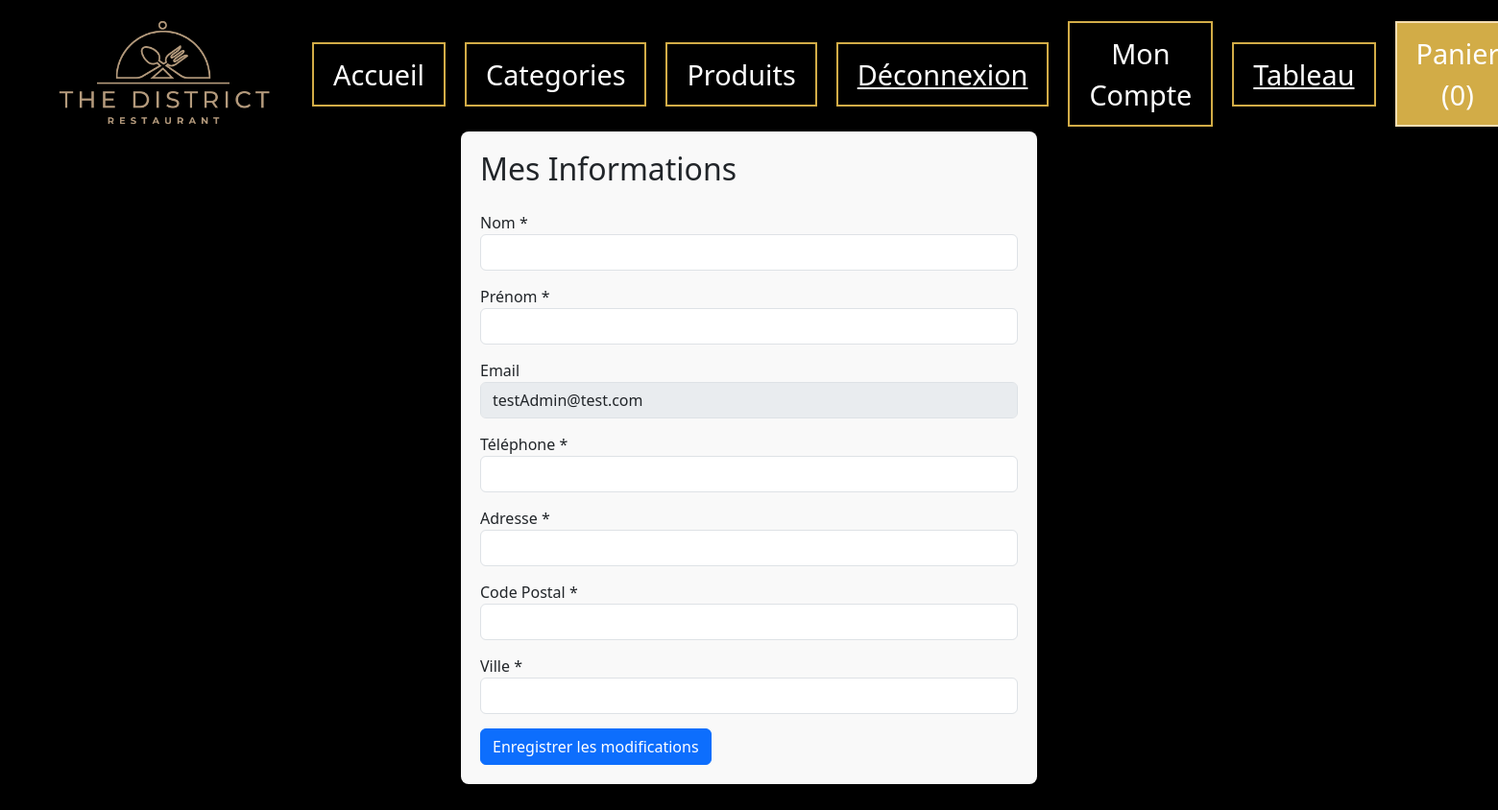
/compte.php (signed in), run on an earlier commit of the app's database.
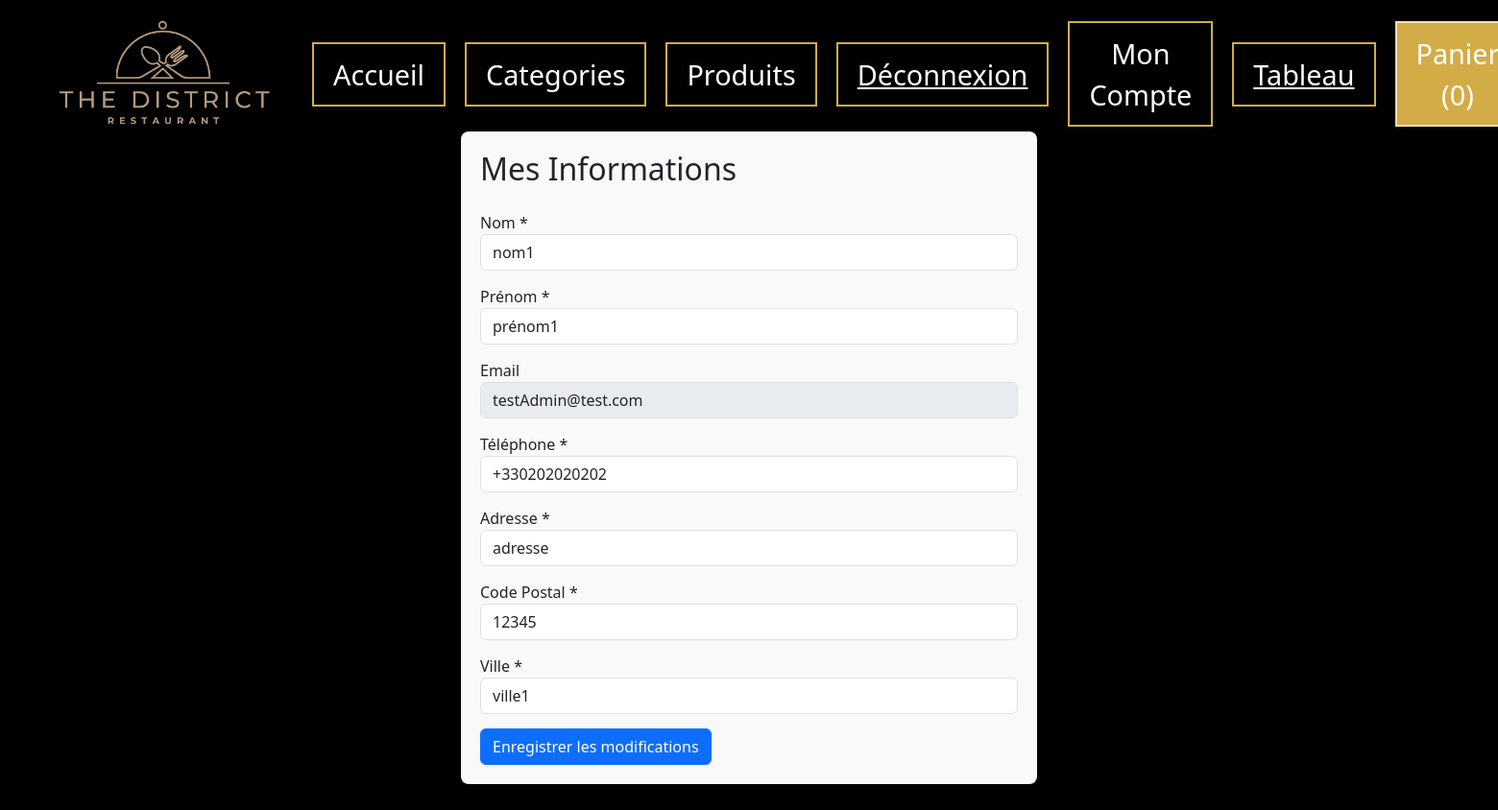
And on a later commit of the database.
### tables this page shows
CREATE TABLE `client` (
  `client_ID` int(11) NOT NULL,
  `client_nom` varchar(50) NOT NULL,
  `client_prenom` varchar(50) NOT NULL,
  `client_tel` varchar(13) NOT NULL,
  `client_cp` varchar(5) NOT NULL,
  `client_ville` varchar(50) NOT NULL,
  `client_adresse1` varchar(50) NOT NULL,
  `client_adresse2` varchar(50) DEFAULT NULL,
  `client_adresse3` varchar(50) DEFAULT NULL,
  `utilisateur_ID` int(11) NOT NULL,
  PRIMARY KEY (`client_ID`),
  UNIQUE KEY `utilisateur_ID` (`utilisateur_ID`)
);

### compte.php (the view, shortened to what this page needs)
<?php
require_once 'header.php';
$pdo->setAttribute(PDO::ATTR_ERRMODE, PDO::ERRMODE_EXCEPTION);
$userId = $_SESSION['utilisateur_ID'];
$stmtUser = $pdo->prepare("SELECT utilisateur_email FROM utilisateur WHERE utilisateur_ID = ?");
$stmtUser->execute([$userId]);
$userData = $stmtUser->fetch(PDO::FETCH_ASSOC);
$userEmail = $userData['utilisateur_email'] ?? '';
$stmt = $pdo->prepare("SELECT * FROM client WHERE utilisateur_ID = ?");
$stmt->execute([$userId]);
$clientInfo = $stmt->fetch(PDO::FETCH_ASSOC);
?>
<!DOCTYPE html>
<html lang="fr">
<head>
</head>
<body>
    <div class="form-container">
        <h2 class="mb-4">Mes Informations</h2>
        <form method="POST" action="compte.php">
            <div class="form-group">
                <label for="nom">Nom *</label>
                <input type="text" class="form-control" id="nom" name="nom"
                    value="<?php echo htmlspecialchars($clientInfo['client_nom'] ?? ''); ?>" required>
            </div>
            <div class="form-group">
                <label for="prenom">Prénom *</label>
                <input type="text" class="form-control" id="prenom" name="prenom"
                    value="<?php echo htmlspecialchars($clientInfo['client_prenom'] ?? ''); ?>" required>
            </div>
            <div class="form-group">
                <label for="email">Email</label>
                <input type="email" class="form-control readonly-field" id="email"
                    value="<?php echo htmlspecialchars($userEmail); ?>" readonly required>
            </div>
            <div class="form-group">
                <label for="telephone">Téléphone *</label>
                <input type="tel" class="form-control" id="telephone" name="telephone"
                    value="<?php echo htmlspecialchars($clientInfo['client_tel'] ?? ''); ?>"
                    pattern="[0-9]{10}" title="Le numéro doit contenir 10 chiffres" required>
            </div>
            <div class="form-group">
                <label for="adresse">Adresse *</label>
                <input type="text" class="form-control" id="adresse" name="adresse"
                    value="<?php echo htmlspecialchars($clientInfo['client_adresse1'] ?? ''); ?>" required>
            </div>
            <div class="form-group">
                <label for="code_postal">Code Postal *</label>
                <input type="text" class="form-control" id="code_postal" name="code_postal"
                    value="<?php echo htmlspecialchars($clientInfo['client_cp'] ?? ''); ?>"
                    pattern="[0-9]{5}" title="Le code postal doit contenir 5 chiffres" required>
            </div>
            <div class="form-group">
                <label for="ville">Ville *</label>
                <input type="text" class="form-control" id="ville" name="ville"
                    value="<?php echo htmlspecialchars($clientInfo['client_ville'] ?? ''); ?>" required>
            </div>
            <button type="submit" class="btn btn-primary">Enregistrer les modifications</button>
        </form>
    </div>
</body>
</html>

What changed in the data, as far as the page shows it:
added client: nom "nom1", prenom "prénom1", telephone "+330202020202", adresse "adresse", code_postal "12345", ville "ville1"
